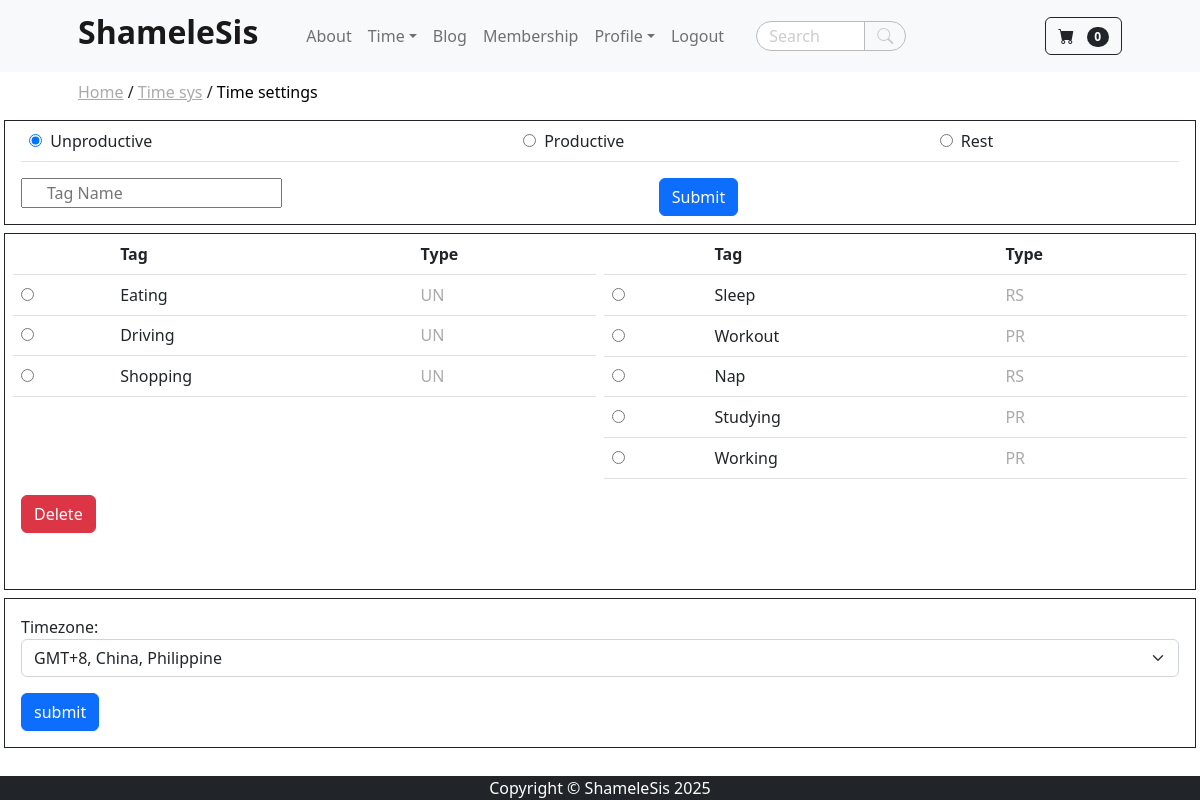
The page /time_sys/time_settings/ (signed in) on the database its author committed.
### time_sys/models.py (models this page shows, shortened)
class TimeTag(models.Model):
    user = models.ForeignKey(User, on_delete=models.CASCADE)
    tag = models.CharField(max_length=255)
    type = models.CharField(max_length=255)

### store/models.py (models this page shows, shortened)
class Profile(models.Model):
    user = models.OneToOneField(User, on_delete=models.CASCADE)
    date_modified = models.DateTimeField(User, auto_now=True)
    phone = models.CharField(max_length=20, blank=True)
    address1 = models.CharField(max_length=200, blank=True)
    address2 = models.CharField(max_length=200, blank=True)
    city = models.CharField(max_length=200, blank=True)
    state = models.CharField(max_length=200, blank=True)
    zipcode = models.CharField(max_length=200, blank=True)
    country = models.CharField(max_length=200, blank=True)
    old_cart = models.CharField(max_length=200, blank=True, null=True)
    timezone = models.CharField(max_length=50, default="Etc/GMT-0")

### time_sys/views.py (the view, shortened to what this page needs)
# urls.py: path('time_settings/', views.time_settings, name='time_settings'),
@login_required
def time_settings(request):
    form1 = SettingsForm(request.POST or None)
    form2 = DeleteTagForm(request.POST or None)
    form3 = UpdateUserForm(request.POST or None, instance=request.user.profile)
    user_id = request.user.id
    user_instance = User.objects.get(id=user_id)
    tags = TimeTag.objects.filter(user=user_instance)
    context = {
        'form': form1,
        'form2': form2,
        'form3': form3,
        'tags': tags,
    }
    return render(request, 'time/time_settings.html', context)

### time_sys/forms.py
class SettingsForm(forms.Form):
    setting_tag = forms.CharField(
        label='tag:',
        required=True,
        widget=forms.TextInput(attrs={
            'class': 'form-check',
            'placeholder': 'Tag Name',
        })
    )
    setting_type = forms.CharField(required=True)

class DeleteTagForm(forms.Form):
    selecting_tag = forms.CharField(required=True)

### cart/cart.py (called while the page is built)
    def __len__(self):
        return len(self.cart)

### cart/context_processors.py (called while the page is built)
def cart(request):
    return {'cart': Cart(request)}

### store/context_processors.py (called while the page is built)
def base_breadcrumbs(request):
    path = request.path
    parts = path.strip('/').split('/')
    breadcrumbs = []
    url = ''
    for part in parts:
        url += f'/{part}'
        breadcrumbs.append({'name': part.replace('_', ' ').capitalize(), 'url': url})
    return {'breadcrumbs': breadcrumbs}

### store/templatetags/breadcrumbs.py (called while the page is built)
@register.inclusion_tag('breadcrumbs.html')
def show_breadcrumbs(breadcrumbs):
    return {'breadcrumbs': breadcrumbs}

### time_sys/templates/time/time_settings.html (shortened to what this page needs)
{% extends 'base.html' %}
{% block content %}
<div class="container-fluid p-0 text-center">
<form method="POST" class="form">
   <div class="row border border-dark px-1 mx-1 mt-2">
      <div class="col-12">
         <table class="table">
            <tbody>
               <tr>
                  <td class="text-start"><input checked type="radio" name="setting_type" id ="UN" value="UN">&nbsp;&nbsp;Unproductive</td>
                  <td class="text-start"><input type="radio" name="setting_type" id ="PR" value="PR">&nbsp;&nbsp;Productive</td>
                  <td class="text-start"><input type="radio" name="setting_type" id ="RS" value="RS">&nbsp;&nbsp;Rest</td>
               </tr>
            </tbody>
         </table>
      </div>
      <div class="col-5 pe-3 text-start">{{ form.setting_tag }}</div>
      <div class="col-4"><button type="submit" class="btn btn-primary mb-2">Submit</button></div>
   </div>
</form>
</div>
<div class="container-fluid p-0">
   <form method="POST" class="form-register">
      <div class="row row border border-dark px-1 mx-1 mt-2 pb-2">
         <div class="col-6 px-1">
            <table class="table">
               <thead>
                  <tr>
                     <th></th>
                     <th>Tag</th>
                     <th>Type</th>
                  </tr>
               </thead>
               <tbody>
                  {% for tag in tags %}
                  <tr>
                     {% if tag.type == "UN" %}
                     <td><input type="radio" id="{{ tag.tag }}" name="selecting_tag" value="{{ tag.tag }}"></td>
                     <td class="text-start">{{tag.tag}}</td>
                     <td style="color:#aaa">{{ tag.type }}</td>
                     {% endif %}
                  </tr>
                  {% endfor %}
               </tbody>
            </table>
         </div>
         <div class="col-6 px-1">
            <table class="table">
               <thead>
                  <tr>
                     <th></th>
                     <th>Tag</th>
                     <th>Type</th>
                  </tr>
               </thead>
               <tbody>
                  {% for tag in tags %}
                  <tr>
                     {% if not tag.type == "UN" %}
                     <td><input type="radio" id="{{ tag.tag }}" name="selecting_tag" value="{{ tag.tag }}"></td>
                     <td class="text-start">{{tag.tag}}</td>
                     <td style="color:#aaa">{{ tag.type }}</td>
                     {% endif %}
                  </tr>
                  {% endfor %}
               </tbody>
            </table>
         </div>
         <div class="col-12 pb-5">
             <button type="submit" class="btn btn-danger">Delete</button>
         </div>
      </div>
   </form>
</div>
<div class="container-fluid p-0">
   <div class="row row border border-dark px-1 mx-1 mb-1 mt-2">
         <div class="col-12 mt-3 text-start">
            <form method="POST" class="form-register">
               {{ form3.as_p }}
               <button type="submit" class="btn btn-primary mb-3">submit</button>
            </form>
         </div>
      </div>
</div>
{% endblock %}

### static/css/styles_customized.css (style rules this page uses)
html, body { height: 100%; margin: 0; display: flex; flex-direction: column; }

### rows shown on the page
TimeTag: tag "Eating", type "UN"
TimeTag: tag "Driving", type "UN"
TimeTag: tag "Shopping", type "UN"
TimeTag: tag "Sleep", type "RS"
TimeTag: tag "Workout", type "PR"
TimeTag: tag "Nap", type "RS"
TimeTag: tag "Studying", type "PR"
TimeTag: tag "Working", type "PR"
Profile: timezone "GMT+8, China, Philippine"

### other values the page prints
{{ cart|length }} "0"
{{ crumb.name }} "Time sys"
{{ crumb.name }} "Time settings"
